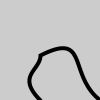
Frame 1 (no input)
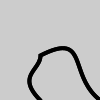
Frame 2 (the mouse pressed at the canvas centre, redrawn once)

The Processing sketch that drew these frames (run headless with seeded random() and noise(); the mouse was pressed at the canvas centre and the sketch redrawn once):

// Processing sketch: ex_22_1
// ── ex_22_1.pde
//Exercise 22.1 


float c = 25.0;
void setup() 
{ size(100, 100);
smooth(); 
noLoop();
}
void draw() 
{ arch(c);
}
void arch(float curvature) {
              float y =  100.0;
              strokeWeight(4);
              noFill();
              beginShape();
              vertex(40.0, y);
              bezierVertex(15.0, y-curvature, 40.0, 70.0, 40.0, 55.0);
              bezierVertex(89.0, 30.0, 67.0, y-curvature, 100.0, y);
              endShape();
}
